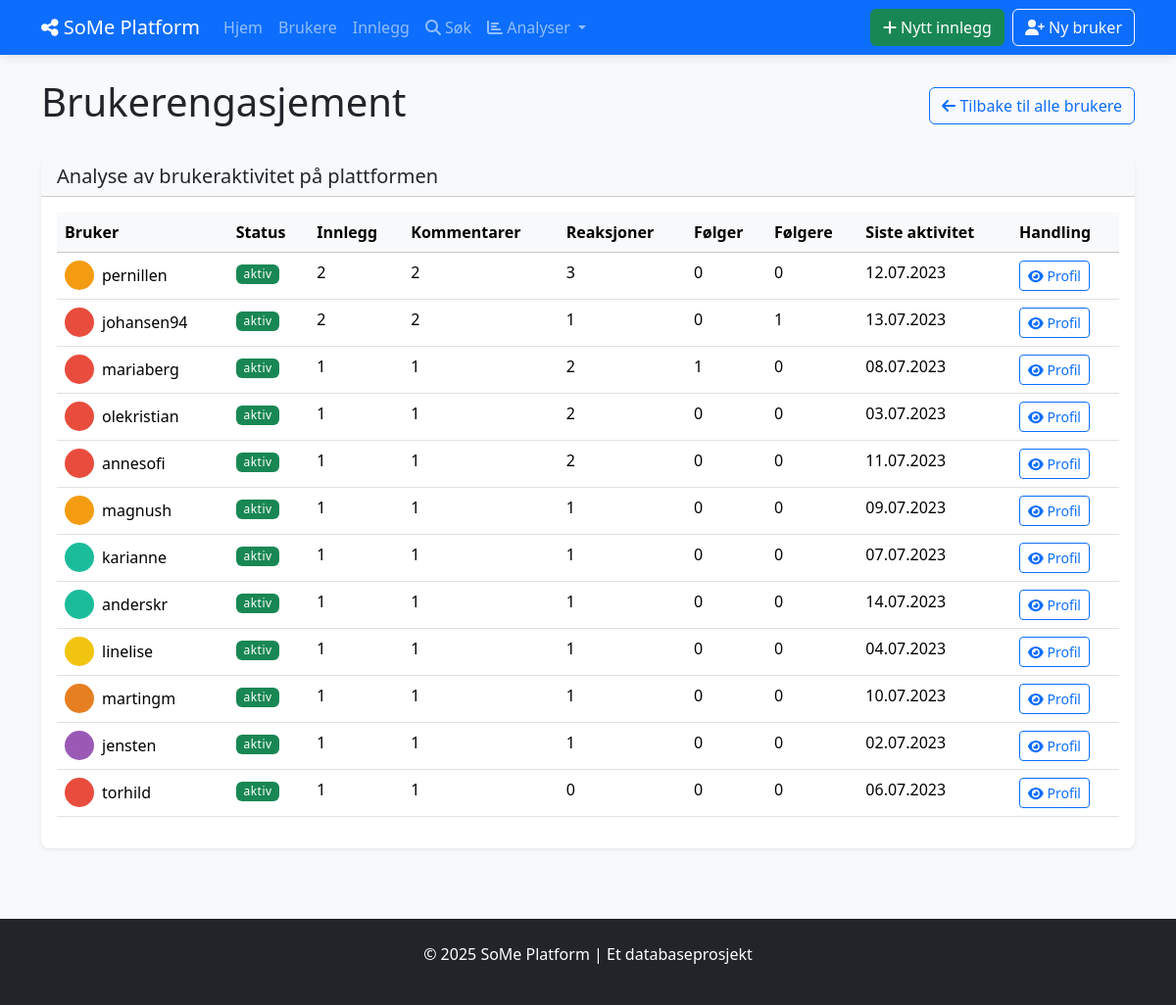
Screenshot of /user_engagement with the database file from the repository.
### tables this page shows
CREATE TABLE BRUKERE (
            bruker_id INTEGER PRIMARY KEY AUTOINCREMENT,
            brukernavn TEXT NOT NULL UNIQUE,
            epost TEXT NOT NULL UNIQUE,
            passord_hash TEXT NOT NULL,
            profilbilde TEXT,
            bio TEXT,
            registrerings_dato DATE NOT NULL DEFAULT CURRENT_DATE,
            fødselsdato DATE,
            status TEXT DEFAULT 'aktiv'
        );

### social_media_app/app.py (the view)
@app.route('/user_engagement')
def user_engagement():
    with Database() as db:
        users = db.fetchall("""
            SELECT
                b.bruker_id,
                b.brukernavn,
                b.profilbilde,
                b.status,
                COUNT(DISTINCT i.innlegg_id) AS antall_innlegg,
                COUNT(DISTINCT k.kommentar_id) AS antall_kommentarer,
                COUNT(DISTINCT r.reaksjon_id) AS antall_reaksjoner,
                COUNT(DISTINCT f.følge_id) AS antall_følger,
                (SELECT COUNT(*) FROM FØLGER WHERE følger_bruker_id = b.bruker_id) AS antall_følgere,
                MAX(i.opprettet_dato) AS siste_aktivitet
            FROM BRUKERE b
            LEFT JOIN INNLEGG i ON b.bruker_id = i.bruker_id
            LEFT JOIN KOMMENTARER k ON b.bruker_id = k.bruker_id
            LEFT JOIN REAKSJONER r ON b.bruker_id = r.bruker_id
            LEFT JOIN FØLGER f ON b.bruker_id = f.følger_id
            GROUP BY b.bruker_id
            ORDER BY (antall_innlegg + antall_kommentarer + antall_reaksjoner) DESC
        """)
        users = [format_date_fields(user, ['siste_aktivitet']) for user in users]
    return render_template('analytics/user_engagement.html', users=users)

### social_media_app/app.py (called while the page is built)
def format_date_fields(item, date_fields=None):
    if not item:
        return None
    if not isinstance(item, dict):
        item = dict(item)
    if date_fields:
        for field in date_fields:
            if field in item and item[field]:
                try:
                    if 'T' in item[field]:  # ISO format
                        item[field] = datetime.fromisoformat(item[field].replace('Z', '+00:00'))
                    else:  # SQLite default format
                        item[field] = datetime.strptime(item[field], '%Y-%m-%d %H:%M:%S')
                except (ValueError, TypeError):
                    try:
                        item[field] = datetime.strptime(item[field], '%Y-%m-%d')
                    except (ValueError, TypeError):
                        pass  # Keep original if parsing fails
    return item

### social_media_app/db_config.py (called while the page is built)
    def __enter__(self):
        return self

    def __exit__(self, exc_type, exc_val, exc_tb):
        self.cursor.close()
        if self.conn:
            self.conn.close()

    def fetchall(self, sql, params=None):
        self.cursor.execute(sql, params or ())
        return self.cursor.fetchall()

### social_media_app/templates/analytics/user_engagement.html (shortened to what this page needs)
{% extends "base.html" %}
{% block content %}
<div class="d-flex justify-content-between align-items-center mb-4">
    <h1>Brukerengasjement</h1>
    <a href="{{ url_for('list_users') }}" class="btn btn-outline-primary">
        <i class="fas fa-arrow-left"></i> Tilbake til alle brukere
    </a>
</div>
<div class="card shadow-sm mb-4">
    <div class="card-header bg-light">
        <h2 class="h5 mb-0">Analyse av brukeraktivitet på plattformen</h2>
    </div>
    <div class="card-body">
        {% if users %}
            <div class="table-responsive">
                <table class="table table-hover">
                    <thead class="table-light">
                        <tr>
                            <th>Bruker</th>
                            <th>Status</th>
                            <th>Innlegg</th>
                            <th>Kommentarer</th>
                            <th>Reaksjoner</th>
                            <th>Følger</th>
                            <th>Følgere</th>
                            <th>Siste aktivitet</th>
                            <th>Handling</th>
                        </tr>
                    </thead>
                    <tbody>
                        {% for user in users %}
                        <tr>
                            <td>
                                <div class="d-flex align-items-center">
                                    {% if user.profilbilde %}
                                        <img src="{{ url_for('static', filename='uploads/' + user.profilbilde) }}"
                                             alt="{{ user.brukernavn }}" class="rounded-circle me-2" width="30" height="30">
                                    {% else %}
                                        <div class="rounded-circle bg-secondary d-flex align-items-center justify-content-center me-2 rounded-circle-placeholder">
                                            <i class="fas fa-user fa-sm text-white"></i>
                                        </div>
                                    {% endif %}
                                    {{ user.brukernavn }}
                                </div>
                            </td>
                            <td>
                                <span class="badge {{ 'bg-success' if user.status == 'aktiv' else 'bg-secondary' }}">
                                    {{ user.status }}
                                </span>
                            </td>
                            <td>{{ user.antall_innlegg }}</td>
                            <td>{{ user.antall_kommentarer }}</td>
                            <td>{{ user.antall_reaksjoner }}</td>
                            <td>{{ user.antall_følger }}</td>
                            <td>{{ user.antall_følgere }}</td>
                            <td>
                                {% if user.siste_aktivitet %}
                                    {{ user.siste_aktivitet.strftime('%d.%m.%Y') }}
                                {% else %}
                                    <span class="text-muted">-</span>
                                {% endif %}
                            </td>
                            <td>
                                <a href="{{ url_for('view_user', user_id=user.bruker_id) }}" class="btn btn-sm btn-outline-primary">
                                    <i class="fas fa-eye"></i> Profil
                                </a>
                            </td>
                        </tr>
                        {% endfor %}
                    </tbody>
                </table>
            </div>
        {% else %}
            <div class="alert alert-info">
                Ingen brukere funnet.
            </div>
        {% endif %}
    </div>
</div>
{% endblock %}

### social_media_app/static/style.css (style rules this page uses)
body { background-color: #f8f9fa; min-height: 100vh; display: flex; flex-direction: column; }
.card { border-radius: 0.5rem; border: none; transition: transform 0.2s, box-shadow 0.2s; }
.card .rounded-circle { object-fit: cover; }
.badge { font-weight: 500; letter-spacing: 0.5px; }

### rows the page displays
BRUKERE: profilbilde (picture), brukernavn "pernillen", status "aktiv", antall_innlegg "2", antall_kommentarer "2", antall_reaksjoner "3", antall_følger "0", antall_følgere "0", siste_aktivitet "12.07.2023"
BRUKERE: profilbilde (picture), brukernavn "johansen94", status "aktiv", antall_innlegg "2", antall_kommentarer "2", antall_reaksjoner "1", antall_følger "0", antall_følgere "1", siste_aktivitet "13.07.2023"
BRUKERE: profilbilde (picture), brukernavn "mariaberg", status "aktiv", antall_innlegg "1", antall_kommentarer "1", antall_reaksjoner "2", antall_følger "1", antall_følgere "0", siste_aktivitet "08.07.2023"
BRUKERE: profilbilde (picture), brukernavn "olekristian", status "aktiv", antall_innlegg "1", antall_kommentarer "1", antall_reaksjoner "2", antall_følger "0", antall_følgere "0", siste_aktivitet "03.07.2023"
BRUKERE: profilbilde (picture), brukernavn "annesofi", status "aktiv", antall_innlegg "1", antall_kommentarer "1", antall_reaksjoner "2", antall_følger "0", antall_følgere "0", siste_aktivitet "11.07.2023"
BRUKERE: profilbilde (picture), brukernavn "magnush", status "aktiv", antall_innlegg "1", antall_kommentarer "1", antall_reaksjoner "1", antall_følger "0", antall_følgere "0", siste_aktivitet "09.07.2023"
BRUKERE: profilbilde (picture), brukernavn "karianne", status "aktiv", antall_innlegg "1", antall_kommentarer "1", antall_reaksjoner "1", antall_følger "0", antall_følgere "0", siste_aktivitet "07.07.2023"
BRUKERE: profilbilde (picture), brukernavn "anderskr", status "aktiv", antall_innlegg "1", antall_kommentarer "1", antall_reaksjoner "1", antall_følger "0", antall_følgere "0", siste_aktivitet "14.07.2023"
BRUKERE: profilbilde (picture), brukernavn "linelise", status "aktiv", antall_innlegg "1", antall_kommentarer "1", antall_reaksjoner "1", antall_følger "0", antall_følgere "0", siste_aktivitet "04.07.2023"
BRUKERE: profilbilde (picture), brukernavn "martingm", status "aktiv", antall_innlegg "1", antall_kommentarer "1", antall_reaksjoner "1", antall_følger "0", antall_følgere "0", siste_aktivitet "10.07.2023"
BRUKERE: profilbilde (picture), brukernavn "jensten", status "aktiv", antall_innlegg "1", antall_kommentarer "1", antall_reaksjoner "1", antall_følger "0", antall_følgere "0", siste_aktivitet "02.07.2023"
BRUKERE: profilbilde (picture), brukernavn "torhild", status "aktiv", antall_innlegg "1", antall_kommentarer "1", antall_reaksjoner "0", antall_følger "0", antall_følgere "0", siste_aktivitet "06.07.2023"
